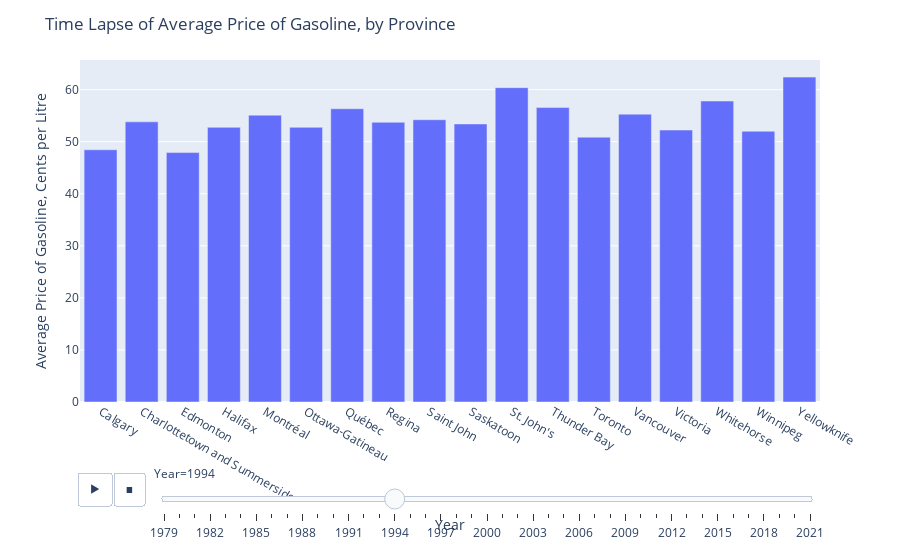

The code cell stored with this chart in its notebook:
### Code cell
fig = px.bar(bycity,  
            x='City', y = "Value", animation_frame="Year")
fig.update_layout(
    title="Time Lapse of Average Price of Gasoline, by Province",
    xaxis_title="Year",
    yaxis_title="Average Price of Gasoline, Cents per Litre")

fig.show()

### Figure 1 — Plotly figure (JSON) as saved in the notebook; plotly's stock layout.template omitted (floating-point values rounded to 4 significant figures)
{"data": [{"alignmentgroup": "True", "hovertemplate": "Year=1994<br>City=%{x}<br>Value=%{y}<extra></extra>", "legendgroup": "", "marker": {"color": "#636efa", "pattern": {"shape": ""}}, "name": "", "offsetgroup": "", "orientation": "v", "showlegend": false, "textposition": "auto", "type": "bar", "x": ["Calgary", "Charlottetown and Summerside", "Edmonton", "Halifax", "Montréal", "Ottawa-Gatineau", "Québec", "Regina", "Saint John", "Saskatoon", "St. John's", "Thunder Bay", "Toronto", "Vancouver", "Victoria", "Whitehorse", "Winnipeg", "Yellowknife"], "xaxis": "x", "y": [48.45, 53.81, 47.91, 52.76, 55.1, 52.76, 56.33, 53.73, 54.22, 53.41, 60.38, 56.56, 50.87, 55.29, 52.24, 57.81, 52.01, 62.41], "yaxis": "y"}], "layout": {"autosize": true, "barmode": "relative", "legend": {"tracegroupgap": 0}, "margin": {"t": 60}, "sliders": [{"active": 15, "currentvalue": {"prefix": "Year="}, "len": 0.9, "pad": {"b": 10, "t": 60}, "steps": [{"args": [["1979"], {"frame": {"duration": 0, "redraw": true}, "fromcurrent": true, "mode": "immediate", "transition": {"duration": 0, "easing": "linear"}}], "label": "1979", "method": "animate"}, {"args": [["1980"], {"frame": {"duration": 0, "redraw": true}, "fromcurrent": true, "mode": "immediate", "transition": {"duration": 0, "easing": "linear"}}], "label": "1980", "method": "animate"}, {"args": [["1981"], {"frame": {"duration": 0, "redraw": true}, "fromcurrent": true, "mode": "immediate", "transition": {"duration": 0, "easing": "linear"}}], "label": "1981", "method": "animate"}, {"args": [["1982"], {"frame": {"duration": 0, "redraw": true}, "fromcurrent": true, "mode": "immediate", "transition": {"duration": 0, "easing": "linear"}}], "label": "1982", "method": "animate"}, {"args": [["1983"], {"frame": {"duration": 0, "redraw": true}, "fromcurrent": true, "mode": "immediate", "transition": {"duration": 0, "easing": "linear"}}], "label": "1983", "method": "animate"}, {"args": [["1984"], {"frame": {"duration": 0, "redraw": true}, "fromcurrent": true, "mode": "immediate", "transition": {"duration": 0, "easing": "linear"}}], "label": "1984", "method": "animate"}, {"args": [["1985"], {"frame": {"duration": 0, "redraw": true}, "fromcurrent": true, "mode": "immediate", "transition": {"duration": 0, "easing": "linear"}}], "label": "1985", "method": "animate"}, {"args": [["1986"], {"frame": {"duration": 0, "redraw": true}, "fromcurrent": true, "mode": "immediate", "transition": {"duration": 0, "easing": "linear"}}], "label": "1986", "method": "animate"}, {"args": [["1987"], {"frame": {"duration": 0, "redraw": true}, "fromcurrent": true, "mode": "immediate", "transition": {"duration": 0, "easing": "linear"}}], "label": "1987", "method": "animate"}, {"args": [["1988"], {"frame": {"duration": 0, "redraw": true}, "fromcurrent": true, "mode": "immediate", "transition": {"duration": 0, "easing": "linear"}}], "label": "1988", "method": "animate"}, {"args": [["1989"], {"frame": {"duration": 0, "redraw": true}, "fromcurrent": true, "mode": "immediate", "transition": {"duration": 0, "easing": "linear"}}], "label": "1989", "method": "animate"}, {"args": [["1990"], {"frame": {"duration": 0, "redraw": true}, "fromcurrent": true, "mode": "immediate", "transition": {"duration": 0, "easing": "linear"}}], "label": "1990", "method": "animate"}, {"args": [["1991"], {"frame": {"duration": 0, "redraw": true}, "fromcurrent": true, "mode": "immediate", "transition": {"duration": 0, "easing": "linear"}}], "label": "1991", "method": "animate"}, {"args": [["1992"], {"frame": {"duration": 0, "redraw": true}, "fromcurrent": true, "mode": "immediate", "transition": {"duration": 0, "easing": "linear"}}], "label": "1992", "method": "animate"}, {"args": [["1993"], {"frame": {"duration": 0, "redraw": true}, "fromcurrent": true, "mode": "immediate", "transition": {"duration": 0, "easing": "linear"}}], "label": "1993", "method": "animate"}, {"args": [["1994"], {"frame": {"duration": 0, "redraw": true}, "fromcurrent": true, "mode": "immediate", "transition": {"duration": 0, "easing": "linear"}}], "label": "1994", "method": "animate"}, {"args": [["1995"], {"frame": {"duration": 0, "redraw": true}, "fromcurrent": true, "mode": "immediate", "transition": {"duration": 0, "easing": "linear"}}], "label": "1995", "method": "animate"}, {"args": [["1996"], {"frame": {"duration": 0, "redraw": true}, "fromcurrent": true, "mode": "immediate", "transition": {"duration": 0, "easing": "linear"}}], "label": "1996", "method": "animate"}, {"args": [["1997"], {"frame": {"duration": 0, "redraw": true}, "fromcurrent": true, "mode": "immediate", "transition": {"duration": 0, "easing": "linear"}}], "label": "1997", "method": "animate"}, {"args": [["1998"], {"frame": {"duration": 0, "redraw": true}, "fromcurrent": true, "mode": "immediate", "transition": {"duration": 0, "easing": "linear"}}], "label": "1998", "method": "animate"}, {"args": [["1999"], {"frame": {"duration": 0, "redraw": true}, "fromcurrent": true, "mode": "immediate", "transition": {"duration": 0, "easing": "linear"}}], "label": "1999", "method": "animate"}, {"args": [["2000"], {"frame": {"duration": 0, "redraw": true}, "fromcurrent": true, "mode": "immediate", "transition": {"duration": 0, "easing": "linear"}}], "label": "2000", "method": "animate"}, {"args": [["2001"], {"frame": {"duration": 0, "redraw": true}, "fromcurrent": true, "mode": "immediate", "transition": {"duration": 0, "easing": "linear"}}], "label": "2001", "method": "animate"}, {"args": [["2002"], {"frame": {"duration": 0, "redraw": true}, "fromcurrent": true, "mode": "immediate", "transition": {"duration": 0, "easing": "linear"}}], "label": "2002", "method": "animate"}, {"args": [["2003"], {"frame": {"duration": 0, "redraw": true}, "fromcurrent": true, "mode": "immediate", "transition": {"duration": 0, "easing": "linear"}}], "label": "2003", "method": "animate"}, {"args": [["2004"], {"frame": {"duration": 0, "redraw": true}, "fromcurrent": true, "mode": "immediate", "transition": {"duration": 0, "easing": "linear"}}], "label": "2004", "method": "animate"}, {"args": [["2005"], {"frame": {"duration": 0, "redraw": true}, "fromcurrent": true, "mode": "immediate", "transition": {"duration": 0, "easing": "linear"}}], "label": "2005", "method": "animate"}, {"args": [["2006"], {"frame": {"duration": 0, "redraw": true}, "fromcurrent": true, "mode": "immediate", "transition": {"duration": 0, "easing": "linear"}}], "label": "2006", "method": "animate"}, {"args": [["2007"], {"frame": {"duration": 0, "redraw": true}, "fromcurrent": true, "mode": "immediate", "transition": {"duration": 0, "easing": "linear"}}], "label": "2007", "method": "animate"}, {"args": [["2008"], {"frame": {"duration": 0, "redraw": true}, "fromcurrent": true, "mode": "immediate", "transition": {"duration": 0, "easing": "linear"}}], "label": "2008", "method": "animate"}, {"args": [["2009"], {"frame": {"duration": 0, "redraw": true}, "fromcurrent": true, "mode": "immediate", "transition": {"duration": 0, "easing": "linear"}}], "label": "2009", "method": "animate"}, {"args": [["2010"], {"frame": {"duration": 0, "redraw": true}, "fromcurrent": true, "mode": "immediate", "transition": {"duration": 0, "easing": "linear"}}], "label": "2010", "method": "animate"}, {"args": [["2011"], {"frame": {"duration": 0, "redraw": true}, "fromcurrent": true, "mode": "immediate", "transition": {"duration": 0, "easing": "linear"}}], "label": "2011", "method": "animate"}, {"args": [["2012"], {"frame": {"duration": 0, "redraw": true}, "fromcurrent": true, "mode": "immediate", "transition": {"duration": 0, "easing": "linear"}}], "label": "2012", "method": "animate"}, {"args": [["2013"], {"frame": {"duration": 0, "redraw": true}, "fromcurrent": true, "mode": "immediate", "transition": {"duration": 0, "easing": "linear"}}], "label": "2013", "method": "animate"}, {"args": [["2014"], {"frame": {"duration": 0, "redraw": true}, "fromcurrent": true, "mode": "immediate", "transition": {"duration": 0, "easing": "linear"}}], "label": "2014", "method": "animate"}, {"args": [["2015"], {"frame": {"duration": 0, "redraw": true}, "fromcurrent": true, "mode": "immediate", "transition": {"duration": 0, "easing": "linear"}}], "label": "2015", "method": "animate"}, {"args": [["2016"], {"frame": {"duration": 0, "redraw": true}, "fromcurrent": true, "mode": "immediate", "transition": {"duration": 0, "easing": "linear"}}], "label": "2016", "method": "animate"}, {"args": [["2017"], {"frame": {"duration": 0, "redraw": true}, "fromcurrent": true, "mode": "immediate", "transition": {"duration": 0, "easing": "linear"}}], "label": "2017", "method": "animate"}, {"args": [["2018"], {"frame": {"duration": 0, "redraw": true}, "fromcurrent": true, "mode": "immediate", "transition": {"duration": 0, "easing": "linear"}}], "label": "2018", "method": "animate"}, {"args": [["2019"], {"frame": {"duration": 0, "redraw": true}, "fromcurrent": true, "mode": "immediate", "transition": {"duration": 0, "easing": "linear"}}], "label": "2019", "method": "animate"}, {"args": [["2020"], {"frame": {"duration": 0, "redraw": true}, "fromcurrent": true, "mode": "immediate", "transition": {"duration": 0, "easing": "linear"}}], "label": "2020", "method": "animate"}, {"args": [["2021"], {"frame": {"duration": 0, "redraw": true}, "fromcurrent": true, "mode": "immediate", "transition": {"duration": 0, "easing": "linear"}}], "label": "2021", "method": "animate"}], "x": 0.1, "xanchor": "left", "y": 0, "yanchor": "top"}], "title": {"text": "Time Lapse of Average Price of Gasoline, by Province"}, "updatemenus": [{"active": 1, "buttons": [{"args": [null, {"frame": {"duration": 500, "redraw": true}, "fromcurrent": true, "mode": "immediate", "transition": {"duration": 500, "easing": "linear"}}], "label": "&#9654;", "method": "animate"}, {"args": [[null], {"frame": {"duration": 0, "redraw": true}, "fromcurrent": true, "mode": "immediate", "transition": {"duration": 0, "easing": "linear"}}], "label": "&#9724;", "method": "animate"}], "direction": "left", "pad": {"r": 10, "t": 70}, "showactive": false, "type": "buttons", "x": 0.1, "xanchor": "right", "y": 0, "yanchor": "top"}], "xaxis": {"anchor": "y", "autorange": true, "domain": [0, 1], "range": [-0.5, 17.5], "title": {"text": "Year"}, "type": "category"}, "yaxis": {"anchor": "x", "autorange": true, "domain": [0, 1], "range": [0, 65.08], "title": {"text": "Average Price of Gasoline, Cents per Litre"}, "type": "linear"}}}
